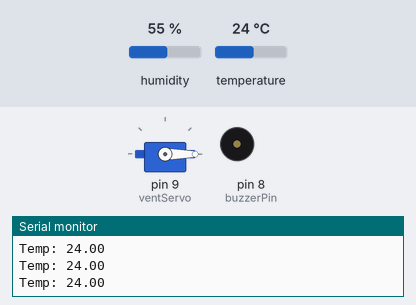
The sketch below on a simulated Arduino Uno, built with avr-gcc and run on an emulated ATmega328P. Shown: servo, buzzer (waves = sounding), the last lines printed to the serial monitor. The inputs (shaded band) are chosen by the test bench; at power-on: temperature 24 °C, humidity 55 %.

Above: at 2.8 s.
2.9 s: temperature set to 27.5 °C
5.6 s: temperature set to 28.3 °C
At 6.9 s:
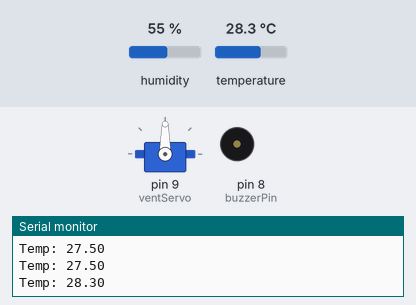
9.2 s: temperature set to 31.6 °C
12.7 s: temperature set to 32.7 °C
At 13.58 s:
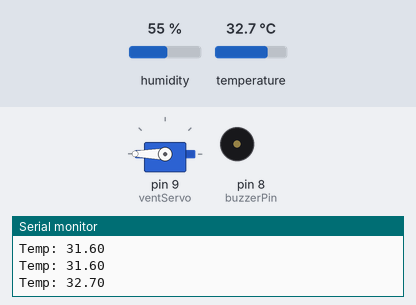
Timing chart, 0 to 17.2 s (numbered marks = the images above; inputs shaded):
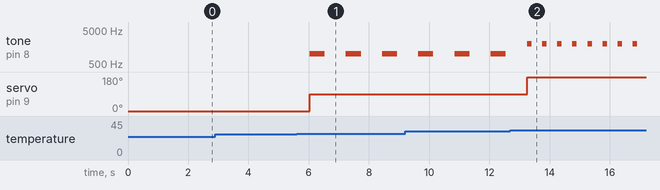

Measured:
- the behaviour switches between 27.9 and 28 °C on temperature (found by bisection; images 0 and 1)
- the behaviour switches between 32 and 32.1 °C on temperature (found by bisection; images 1 and 2)
- after the input at 5.6 s, tone on pin 8 (buzzerPin): alternates 1000 Hz for 0.50 s and silent for 0.70 s, starting after 0.44 s; servo on pin 9 (ventServo): 0° → 90° after 0.44 s
- after the input at 12.7 s, tone on pin 8 (buzzerPin): alternates 2000 Hz for 0.15 s and silent for 0.35 s, starting after 0.56 s; servo on pin 9 (ventServo): 90° → 180° after 0.56 s

The sketch:

code.ino
```cpp
#include <DHT.h>
#include <Servo.h>
#define DHTPIN 4
#define DHTTYPE DHT22
#define buzzerPin 8
DHT dht(DHTPIN, DHTTYPE);
Servo ventServo;
void setup() {
  Serial.begin(9600);
  dht.begin();
  ventServo.attach(9);
  pinMode(buzzerPin, OUTPUT);
}

void loop() {
  float temp = dht.readTemperature();
  Serial.print("Temp: ");
  Serial.println(temp);
  if (temp < 28) {
    ventServo.write(0);
    noTone(buzzerPin);
  }
  else if (temp >= 28 && temp <= 32) {
    ventServo.write(90);
    tone(buzzerPin, 1000);
    delay(500);
    noTone(buzzerPin);
    delay(500);
  }
  else {
    ventServo.write(180);
    tone(buzzerPin, 2000);
    delay(150);
    noTone(buzzerPin);
    delay(150);
  }

  delay(200);
}
```
